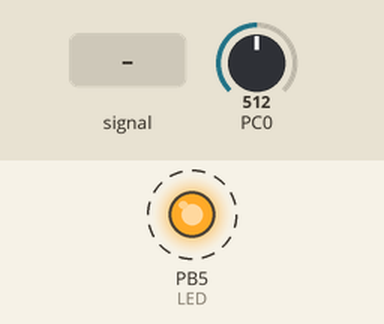
The program below on a simulated ATmega328P, built with avr-gcc and emulated at 8 MHz. On the bench: output pins drawn as LEDs (lit = HIGH). Dashed ring = blinking. The inputs (shaded band) are chosen by the test bench; at power-on: PC0 = 512. What the program prints to the serial monitor is not drawn.

Above: at 1.2 s.
1.3 s: PC0 fed a 200 Hz sine of ±81 counts around its level
4.3 s: PC0 set to 716
7.3 s: PC0 fed a 1000 Hz sine of ±255 counts around its level
10.3 s: PC0 fed a 50 Hz sine of ±306 counts around its level
13.3 s: PC0 set to 900
Timing chart, 0 to 17.3 s (numbered marks = the images above; inputs shaded):
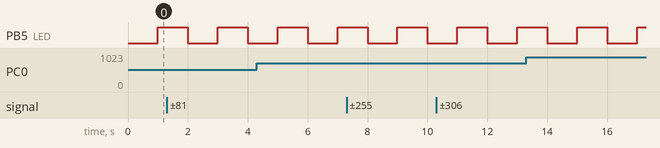

Measured:
- by itself, PB5 (LED): alternates HIGH for 1.0 s and LOW for 1.0 s

The program:

main.c
```c
/*
 * TA_1.c
 *
 * Created: 3/21/2018 6:57:28 PM
 * Author : Bryan
 */

#include <avr/io.h>
#include <stdint.h>
#include <avr/interrupt.h>

#define FOSC 8000000				// Clock speed
#define BAUD 9600					// Desire baud rate
#define MYUBRR FOSC/16/BAUD-1		//

volatile uint8_t ADCvalue;			// Storage for the temperature in F

int main(void)
{
	// Port declarations
	DDRB = (1<<5);			// Set PORTB.5 as output
	PORTB = 0x00;			// Clear PORTB

	// ADC declaration
	ADMUX = 0;								// Use ADC0
	ADMUX |= (1<<ADLAR);					// Left justified
	ADMUX |= (1<<REFS0);					// AVcc is reference
	ADCSRA |= (1<<ADPS2) | (1<<ADPS1);		// 8 MHz with prescalar of 64
	ADCSRA |= (1<<ADATE);					// Enable auto trigger
	ADCSRB = 0;								// Free running settings for auto trigger
	ADCSRA |= (1<<ADEN);					// Enable ADC
	ADCSRA |= (1<<ADIE);					// Enable ADC interrupt
	ADCSRA |= (1<<ADSC);					// Start conversion

	// USART declaration
	UBRR0H = ((MYUBRR)>>8);					// Set baud rate for UPPER Register
	UBRR0L = MYUBRR;						// Set baud rate for LOWER Register
	UCSR0B |= (1<<TXEN0);					// Enable transmitter
	UCSR0C |= (1<<UCSZ01) | (1<<UCSZ00);	// Frame: 8-bit Data and 1 Stop bit

	// F = 8 MHz
	TCNT1 = 34286;			// 65536-(8 MHz/256)
	TIMSK1 = (1<<TOIE1);	// Enable TIMER1 OVF interrupt
	TCCR1A = 0x00;
	TCCR1B = 0x04;			// Start TIMER1 with prescalar 256
	TCCR1C = 0x00;
	sei();					// Enable global interrupts
    while (1)
    {
    }
	return 0;
}

// Interrupt subroutine for TIMER1 overflow (1 second)
ISR(TIMER1_OVF_vect)
{
	TIFR1 = (1<<TOV1);				// Clear TOV1 flag
	PORTB ^= (1<<5);				// Toggle LED
	TCNT1 = 34286;					// Reset TCNT1
	while(!(UCSR0A & (1<<UDRE0)));	// Wait for the transmitter to finish
	UDR0 = ADCvalue;				// Transmit the the new value
}

// Interrupt subroutine for ADC value
ISR(ADC_vect)
{
	ADCvalue = (ADCH<<1);		// Store the decimal value of the converted signal
}
```
